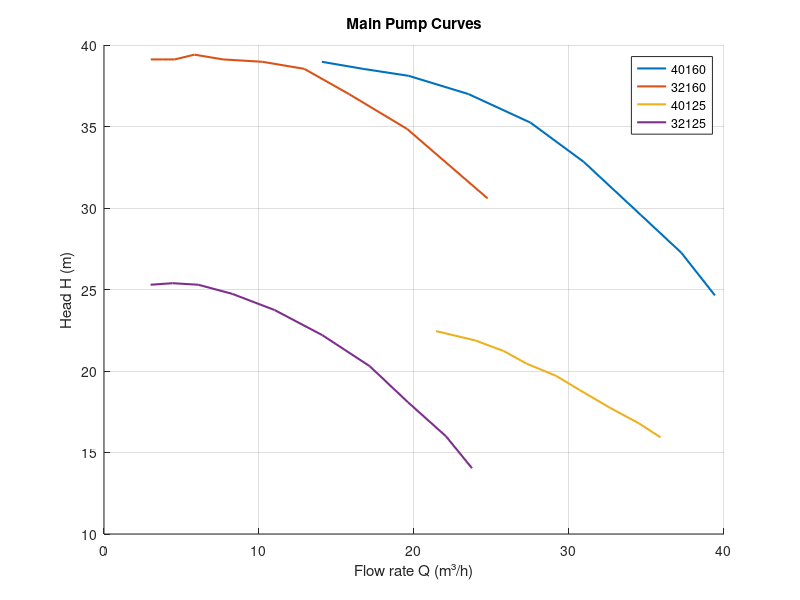
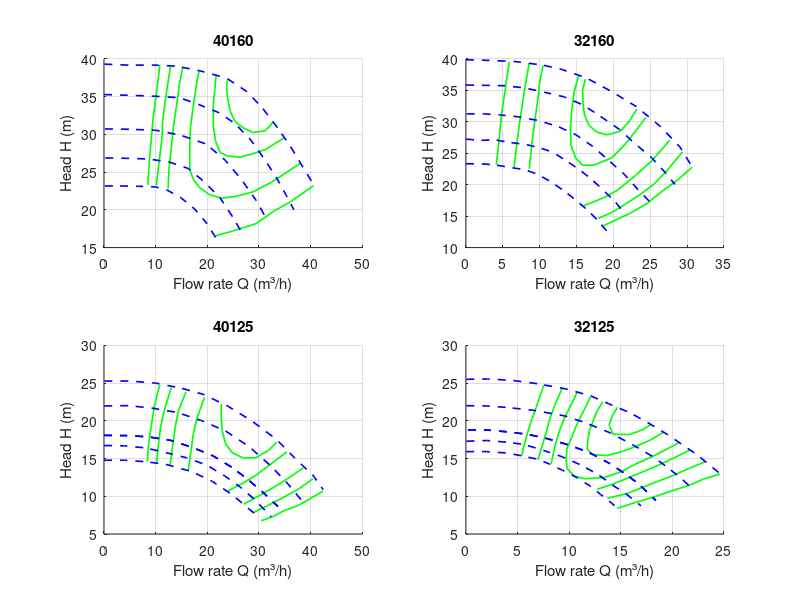
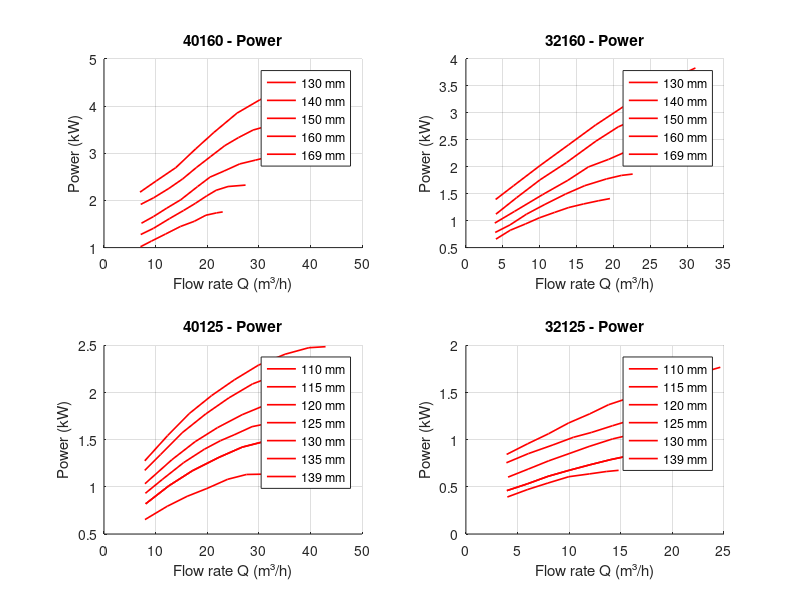

Write MATLAB code to recreate these figures, in order.
%% Pump_selection ||  Alireza Bayati

clc; clear; close all

%% Raw data from pumpiran catalogue curves _________________________________
% _________________________________________________________________________


%% Raw curve data for pump selection 
data_40160 = [14.052603880951779, 38.97004483690849
16.714610887351647, 38.53679413250401
19.65967755390328, 38.10836010649065
23.51679790820208, 36.98901221838407
27.510212643184033, 35.23976494003907
30.94861246085109, 32.830887804747796
34.62721211998662, 29.577828301058357
37.25177495079102, 27.24962845628354
39.41123559698748, 24.641247027597977
];
data_32160 = [3.017102858382947, 39.11554145341729
3.752730482212094, 39.11554145341729
4.564423580033716, 39.11554145341729
5.838193735801033, 39.40816637131045
7.679723021001228, 39.11554145341729
10.215636389691817, 38.97004483690849
12.9220464873141, 38.53679413250401
15.807798193715213, 36.98901221838407
19.557055595215246, 34.847985740214774
24.75017916523709, 30.58667377270941
];
data_40125 = [21.426387054714684, 22.44924096618746
23.965590348897653, 21.87119817517221
25.776629865554355, 21.22878062114134
27.2639126828828, 20.452228712025363
29.161480945911624, 19.70408318565522
30.67291222256794, 18.842344604647124
32.627659405550645, 17.751697510013724
34.51283409740254, 16.786620655038664
35.89878716071308, 15.933276933942082
];
data_32125 = [3.005554548170653, 25.29250056624032
4.421458372770836, 25.386931385369106
6.0822385554184795, 25.29250056624032
8.274364902244336, 24.73324635898386
11.008289767998583, 23.739866596767996
14.084552169169084, 22.199660820651278
17.137140655608388, 20.300360906474648
19.60888922898169, 18.085565509364514
22.064376926623567, 15.992764622331686
23.741383269777014, 14.03712334691664
];


%% pump 40160 data (impeller,efficiency,power)-----------------------------
impellar_data_40160_130 = [0.17552759898881032, 23.16919750548353
2.9177681925699166, 23.17205847636885
6.604340233536517, 23.1289563084408
10.021465098500256, 23.03862467032392
12.361926887341841, 22.57158289858562
15.02044890665574, 21.541492676383548
17.456166955629932, 20.182531505855614
19.85030712444285, 18.26014667556747
21.976969966059187, 15.961895932574897
];
impellar_data_40160_140 = [0.2432059758333942, 26.87818830191216
4.289416127433583, 26.83546134328055
8.470771977493694, 26.745927024918586
12.47399721407097, 26.374516722609332
16.300498872027045, 25.486490120270215
19.277643935757908, 23.799455321171344
22.43742212452883, 21.64312749455556
24.925411518612723, 19.063563581560338
27.007963817316835, 16.62442174775617
];
impellar_data_40160_150 = [0.17517584027340183, 30.72788258450417
4.8507526854823695, 30.68581224214132
10.021394746757172, 30.550361686128046
14.835494174093984, 29.89810722543669
19.787553369613985, 28.729564772849855
23.48678872433529, 26.573799760178723
26.603863405055623, 24.041840526668782
29.40738036686088, 21.321760732158406
31.80743008209266, 18.41346657432349
];
impellar_data_40160_160 = [0.013015072470112354, 35.28170401301976
4.59896379699301, 35.192591805116294
9.994379677413804, 35.05737575491328
14.580891215881358, 34.87436742057679
18.272528582349835, 33.98620011475151
22.32521109431354, 32.863667702140106
25.435813414670363, 31.41151392260996
28.551199653556733, 29.16124306839909
31.219008102957414, 26.58186676005209
33.571570391609065, 24.096058270003738
35.292796137845635, 21.93822960620221
36.78784103007458, 20.014906752672974
];
impellar_data_40160_169 = [0.07872360050840843, 39.31933125196399
4.799818023491229, 39.18341168433017
9.654932517044662, 39.18847700983205
13.926479301735498, 39.05208843057768
18.515523502953986, 38.446547527292566
23.73618565355987, 37.46607873454411
27.56775263701783, 35.732986994307765
30.547430363499632, 33.62341962626027
33.665912079081615, 30.856720076667767
36.15333865922084, 28.371052290105574
38.55226274656331, 25.65055038513671
40.815196914528876, 23.117700029547738
];

% efficiency data ---------------------------------------------------------
efficiency_data_40160_45 = [8.486101864525228, 23.32554552559432
8.865891883174614, 27.117987354805628
9.493633984063253, 32.048806811368266
10.283452080171692, 36.113980424345925
10.823457290421825, 39.257373951230406
];

efficiency_data_40160_50 = [10.136448594266247, 23.225186183739883
10.725206859335655, 26.693724129660797
11.21831981838557, 29.295375696250687
11.352483759319526, 31.678692971537973
11.992786284636793, 35.147479024608096
12.887553704860006, 38.99655131062602
];

efficiency_data_40160_55_left = [12.408117652410157, 22.802907815788707
12.591965049972918, 25.403070739483358
13.080891200879956, 28.492066773904085
13.470915639434155, 31.093222126195567
14.065721516265492, 33.85781806302749
14.608517931944212, 36.67631527802473
15.259520078071054, 38.89966546886048
];

efficiency_data_40160_55_right = [21.636959281481698, 16.565742191861258
24.82758620689655, 17.176768073572035
29.458196012918116, 18.173786652662393
32.846161162133896, 19.81464328394622
36.134294197187295, 21.075958003729877
40.60050200346523, 23.209369352977905
];

efficiency_data_40160_60 = [18.458520619771658, 38.53600241490959
18.006717501064795, 37.125885432388735
17.660794108282232, 35.39136835227907
17.263791656156577, 33.60245377970566
16.770213496201894, 31.054951598430307
16.63279314893459, 29.050680020344785
16.59753092035347, 27.155203427186756
16.612417349305918, 25.422423097121545
17.294587956051956, 24.017764471883257
18.540954220095852, 22.94073133717348
20.40445600439977, 22.029123644197806
22.779678783944163, 21.553192105230508
25.509663773461636, 21.782939325396658
28.906467739867928, 22.39495763570427
32.55494539575158, 23.71215849084691
38.04924720155812, 26.175428294966316
];

efficiency_data_40160_64 = [21.71232182805348, 37.79354177090613
21.47041735757616, 35.9512221344658
21.17882943047004, 33.89205684961812
21.20301987751777, 31.076288813262153
21.58011173091953, 29.18279707729778
22.469854981371288, 27.61668272471271
23.96882533670208, 27.136533364208887
26.341256910817886, 26.98549813712882
29.068915895811543, 27.485992283867656
31.22958801807875, 27.983757251965216
34.824660610095485, 29.5173075412168
];

efficiency_data_40160_66 = [23.882763169320725, 37.15416964739839
23.736038803958138, 36.23288577560362
23.954311068473437, 34.82599418602247
24.43263063875186, 33.149596205614664
25.372987747641947, 31.69202873080788
26.926293568649182, 30.887231165566032
28.839013608677135, 30.24661850631226
31.2081887764596, 30.474628976433955
32.84737068448627, 31.673854882128428
];

efficiency_data_40160_675 = [28.851480992924813, 34.79541497988264
];

% Power data 
Power_data_40160_130 = [7.068062827225131, 1.0179640718562872
9.18848167539267, 1.137724550898204
11.921465968586386, 1.2874251497005984
14.795811518324605, 1.447105788423154
17.481675392670155, 1.55688622754491
19.743455497382197, 1.6866267465069864
21.81675392670157, 1.7365269461077846
22.994764397905758, 1.756487025948104
];
Power_data_40160_140 = [7.115183246073298, 1.2774451097804391
9.565445026178008, 1.407185628742515
12.722513089005233, 1.6167664670658684
15.408376963350786, 1.7864271457085832
17.670157068062828, 1.9361277445109781
19.8848167539267, 2.0958083832335332
21.722513089005233, 2.2155688622754495
24.031413612565444, 2.295409181636727
27.42408376963351, 2.3253493013972055
];
Power_data_40160_150 = [7.256544502617801, 1.5169660678642716
9.565445026178008, 1.6566866267465068
12.157068062827225, 1.8363273453093814
14.890052356020941, 2.0159680638722555
18.141361256544503, 2.295409181636727
20.544502617801047, 2.49500998003992
23.27748691099476, 2.624750499001996
26.29319371727749, 2.7744510978043913
29.308900523560208, 2.8542914171656686
32.324607329842934, 2.9341317365269464
];
Power_data_40160_160 = [7.115183246073298, 1.9161676646706587
9.612565445026178, 2.0558882235528944
12.581151832460733, 2.255489021956088
15.219895287958114, 2.455089820359282
17.858638743455497, 2.694610778443114
20.68586387434555, 2.9341317365269464
23.418848167539267, 3.163672654690619
26.05759162303665, 3.3333333333333335
28.884816753926703, 3.4930139720558886
31.806282722513085, 3.5828343313373257
34.16230366492147, 3.6726546906187627
36.70680628272251, 3.7325349301397206
];
Power_data_40160_169 = [6.973821989528795, 2.1756487025948106
10.130890052356019, 2.415169660678643
13.900523560209425, 2.694610778443114
17.76439790575916, 3.093812375249501
21.298429319371724, 3.44311377245509
25.77486910994764, 3.852295409181637
30.157068062827225, 4.131736526946108
34.25654450261781, 4.3213572854291415
38.30890052356021, 4.471057884231537
41.84293193717278, 4.590818363273453
];




%% pump 32160 data (impeller,efficiency,power)-----------------------------
impellar_data_32160_130 = [0, 23.33333333333333
2.029974659442508, 23.33333333333333
3.948576868691112, 23.16091954022988
5.910090021980484, 22.758620689655164
7.871533173729822, 22.413793103448267
9.620241645316199, 21.724137931034477
11.454842006524142, 20.51724137931034
13.24709143601159, 19.08045977011494
14.996919932238509, 17.471264367816083
16.576224676942893, 15.862068965517231
17.942374732244108, 14.25287356321838
19.35157573466616, 12.298850574712638
];

impellar_data_32160_140 = [0.021560474330435397, 27.241379310344822
2.110686435101572, 27.068965517241374
4.0290086381900405, 27.12643678160919
5.905259915718147, 26.724137931034477
7.994525879569349, 26.436781609195396
9.870917160177523, 25.91954022988505
11.790219384826468, 25.172413793103445
13.625029750654512, 23.793103448275858
15.374578240721295, 22.413793103448267
16.996373920226244, 20.91954022988505
18.575818668010694, 19.195402298850567
20.240735296176513, 17.298850574712638
21.692777241099304, 15.172413793103438
];

impellar_data_32160_150 = [0.10192224228933044, 31.264367816091948
2.5318857014854323, 31.264367816091948
4.706273538017836, 31.0919540229885
7.093956067033475, 30.80459770114942
9.737774231033082, 30.229885057471257
12.509975219454827, 29.252873563218387
14.941548714071708, 27.931034482758616
17.20322847102636, 26.0919540229885
19.380136362999984, 23.850574712643674
21.471712377672308, 21.66666666666666
23.2650818318003, 19.310344827586203
24.88743752362552, 17.356321839080458
];

impellar_data_32160_160 = [0.01106024332535327, 35.86206896551724
2.69687933134529, 35.80459770114942
5.169543729962059, 35.7471264367816
7.940974701443431, 35.40229885057471
10.627563806403742, 34.712643678160916
13.35685385078472, 33.9655172413793
15.958951096924132, 32.643678160919535
18.263191790219384, 30.862068965517235
20.823568118498606, 28.793103448275858
22.91521413471096, 26.55172413793103
25.177383902445854, 24.3103448275862
26.97068335503381, 22.011494252873558
28.337253419575227, 20.057471264367813
];

impellar_data_32160_169 = [0, 39.88505747126436
3.203620479650552, 39.77011494252873
6.656936452601957, 39.59770114942528
10.451789939378667, 39.02298850574712
13.010486230697076, 38.33333333333333
16.294678482926624, 37.01149425287356
19.750444509779214, 34.82758620689655
23.121228667030675, 32.41379310344827
26.322329091240007, 29.3103448275862
29.01206826550184, 26.034482758620683
30.806767748890472, 22.58620689655172
];

% efficiency data ---------------------------------------------------------
efficiency_data_32160_45_left = [4.122681485336208, 23.216555774448945
4.499219417908783, 27.184886443891017
4.826599264022599, 31.153402966211942
5.302289707467568, 34.922871055272644
5.8726721926922645, 39.55209456194476
];

efficiency_data_32160_45_right = [18.714176857599526, 13.501654090621862
20.479686280340484, 14.487417760101103
22.196316395940975, 15.407203657584652
24.598093149462883, 17.05218748838419
26.75240679478125, 19.09508233282534
28.71176077017433, 20.741738839534623
30.66944206965766, 22.78537709549121
];

efficiency_data_32160_50_left = [6.53310039772516, 22.810467234137455
6.91047466825261, 26.580307028955875
7.384492435787831, 30.746756867263873
8.003754228152992, 35.44195814593168
8.577203285878898, 39.343381778983755
];

efficiency_data_32160_50_right = [17.922908225848417, 14.629409359550976
19.93392930156488, 15.680407389510457
21.649165520573913, 16.93101141136676
23.462160353863883, 18.313570977214432
25.519272943537896, 20.092183027915098
27.230885031409137, 22.202914173140538
29.38101698695313, 25.238263390699924
];

efficiency_data_32160_55_left = [8.598855146266214, 22.53800691372709
8.926792551016614, 26.374196186298924
9.352767349366239, 30.276177377987583
9.78041482362562, 33.78117682042894
9.96784745195703, 35.963833029773625
10.4468832472215, 38.939337620339735
];

efficiency_data_32160_55_right = [15.9482213879493, 16.6217522209419
18.695498643273986, 17.93461695721667
20.558487900977585, 19.118499795561835
23.006356168457046, 21.491097647102553
25.208712782961012, 23.79846113816303
27.65267813998439, 27.097349737947443
];

efficiency_data_32160_58_left = [10.717949671040405, 21.27290636731963
10.850369847228933, 24.84518455190871
11.131379400066905, 28.152250678363004
11.608742519421625, 31.52473701817641
12.085826859458052, 34.963386982864364
12.710385458870757, 38.40147938891573
];

efficiency_data_32160_58_right = [13.923818904954835, 18.746608184960785
16.77024867115192, 19.860610340854176
19.760807344905775, 21.768018436605583
22.209233171021822, 24.008289038397205
24.068040738951044, 26.184626249860607
26.317603984685725, 28.95494926216407
];

efficiency_data_32160_60 = [15.271066423818905, 37.333197041222164
14.691763000408876, 34.821209530535626
14.359922685202395, 31.91131100620748
14.174441512099023, 29.26550942274096
14.236144667880904, 26.287960450507374
14.883841950711815, 24.234471991971155
15.822584841839202, 23.106159164405458
17.346485522060735, 23.100397725160764
19.79937181726945, 24.282050328959592
21.70677991302085, 26.59052893729324
23.123443482139535, 28.702375199791845
24.39319035051853, 30.682451771177934
];

efficiency_data_32160_62 = [16.207300301081663, 36.80035683752741
15.821283871687172, 35.08158941382001
15.879084117012972, 33.03033118983013
16.083801063078468, 31.11084265695275
16.68066758354087, 29.454521800542686
17.71744786826748, 28.392000892093815
19.09582574434078, 27.923651637363864
20.961324015909007, 28.512061851838087
22.232186001561164, 30.227483923725977
23.158662602683716, 32.01037059064045
];

efficiency_data_32160_636 = [19.804203992119838, 34.80188083113407
];
% power data 
Power_data_32160_130 = [4.063807531380754, 0.6567411083540118
6.016387726638774, 0.8221670802315963
8.060495118549513, 0.9379652605459059
9.982566248256624, 1.053763440860215
12.026673640167365, 1.153019023986766
13.94874476987448, 1.2440033085194377
15.962343096234314, 1.3101736972704714
17.945432357043238, 1.368072787427626
19.531903765690377, 1.4094292803970223
];
Power_data_32160_140 = [3.972280334728034, 0.7808105872622
5.985878661087867, 0.9214226633581468
8.213040446304046, 1.119933829611249
10.714783821478383, 1.3019023986765923
13.49110878661088, 1.4921422663358146
16.11488842398884, 1.6492969396195205
19.04375871687587, 1.7733664185277092
21.08786610878661, 1.8395368072787428
22.61331938633194, 1.864350703060381
];
Power_data_32160_150 = [3.9112622036262206, 0.9545078577336641
6.5655509065550905, 1.1695616211745246
10.409693165969317, 1.4838709677419355
13.826708507670851, 1.7485525227460714
16.60303347280335, 1.9966914805624487
19.34884937238494, 2.1373035566583956
22.796373779637378, 2.344086021505377
25.481171548117157, 2.385442514474773
];
Power_data_32160_160 = [4.063807531380754, 1.119933829611249
6.870641562064158, 1.425971877584781
10.043584379358439, 1.7568238213399505
13.643654114365413, 2.0794044665012406
17.640341701534172, 2.4764267990074442
20.66073919107392, 2.7411083540115797
24.56589958158996, 2.972704714640199
28.715132496513252, 3.1629445822994215
];
Power_data_32160_169 = [4.033298465829847, 1.3928866832092641
6.474023709902372, 1.6492969396195205
10.043584379358439, 2.021505376344086
13.94874476987448, 2.4102564102564106
17.579323570432358, 2.774193548387097
21.240411436541144, 3.105045492142267
24.932008368200837, 3.4110835401157984
27.982914923291492, 3.634408602150538
31.125348675034868, 3.83291976840364
];


%% pump 40125 data (impeller,efficiency,power) ----------------------------
impellar_data_40125_110 = [0, 14.777495315854129
3.9435932672382763, 14.780985159633211
8.027548051271234, 14.585864116340534
11.980633693588613, 14.23164497276371
16.946611594346763, 13.282136032559468
20.992527081187724, 11.974103808117533
24.953360176694666, 10.149303272077528
29.048831445198594, 7.7681828616098585
];

impellar_data_40125_115 = [0.026034234591951755, 16.72506080083384
3.9335425171545206, 16.688766425531387
8.017916082440967, 16.41415449615962
12.016369693886414, 15.781756027347967
15.971130461217756, 15.10957333945478
19.92756635356305, 14.11942710724523
23.403380960653173, 12.691654465138786
26.396480376220666, 11.223709843530916
29.127003945850035, 9.596550793512925
32.38791397302428, 7.294184524326543
];

impellar_data_40125_120 = [0, 18.076367088136394
4.497152287476268, 18.040615577421796
8.493093211400774, 17.885162425084687
12.929731607747764, 17.41213348885111
17.32518984750158, 16.42237501706146
21.238351676986262, 15.312953679691283
24.758277909443976, 13.845474370587286
27.751796106264965, 12.298038862900324
30.74636125621967, 10.551876140015633
33.69786173394051, 8.646692868930778
];

impellar_data_40125_125 = [0, 20.14313012619275
4.354766661289723, 20.067516844312642
8.57063754017198, 19.83276668610639
13.359331376952762, 19.20106618605055
17.974719571664327, 18.132010708391757
22.371643545805366, 16.864034135325284
26.772127160601055, 14.92038503058654
30.95519350795994, 12.579087615242393
34.127880284399, 10.356134680051124
36.772065118933874, 8.450679976672333
];

impellar_data_40125_130 = [0.042296906602474316, 21.97149805809582
4.783528867987741, 22.015431313670263
9.526854735640457, 21.66191013884925
14.183423086945195, 21.109584196746535
18.84271351639761, 20.04056749512973
23.54758130560484, 18.65362602523855
28.168413656611776, 16.551189028551576
32.26451309699594, 14.050832288965271
35.305074387958946, 11.907253911727114
38.43574344529786, 9.326553213137945
];

impellar_data_40125_135 = [0.07635778188631459, 23.839572656996438
4.686511210929259, 23.764153255326278
8.85785168319043, 23.648600650196673
13.074978905833158, 23.17537783375315
17.601515677929296, 22.3049720192081
21.822621322480174, 21.076585785013215
25.342128773684404, 19.688597361988315
28.246167376009723, 18.459047846533732
31.503727153156056, 16.79260866598007
34.323102145400846, 14.966799952848334
37.05530084004417, 13.02167735851398
39.611890595724084, 11.076399660011663
];

impellar_data_40125_139 = [0.06881971932349762, 25.27040860642007
5.073674479780621, 25.27482907520691
9.992190505143252, 25.00095389063295
14.956702671514192, 24.329663051705527
19.30742111402017, 23.498847576032063
23.969224230993532, 21.952885557940714
28.589219019493488, 20.00943033341192
33.38754482510454, 17.549439453536998
36.86859419786328, 15.128030735441925
40.52504311895869, 12.746522564554358
42.46658280701319, 10.880192887543274
];

% efficiency data ---------------------------------------------------------
efficiency_data_40125_50_left = [8.39037284362827, 14.589336136358952
8.64895195696531, 17.01137698633525
9.16100908922278, 19.341752715431067
9.775273604155073, 22.037655351511777
10.79549248747913, 24.77884952286733
];

efficiency_data_40125_50_right = [30.443238731218692, 6.75158185453121
32.67659061398627, 7.297759640553185
34.96123168243368, 8.11810836991694
37.65145613058801, 8.800933654856859
39.88545724355407, 9.667037655351507
42.42413281394917, 10.669943733382794
];

efficiency_data_40125_55_left = [10.216657391949544, 14.541777448010055
10.57698015210536, 17.100826480347905
10.987293637544054, 19.29419402708217
11.701910591726952, 21.441548671654402
13.026989426822485, 24.410952410395925
];

efficiency_data_40125_55_right = [28.821925431274344, 7.804416826397905
31.817195325542563, 8.806859168573133
34.76182526432944, 9.855056781879263
37.90966425524021, 11.04015952513448
40.44889630866258, 12.317288072713776
];

efficiency_data_40125_60_left = [12.803283249860879, 14.173519652095052
13.264607679465776, 16.5039469073971
13.828324986087921, 19.291308559533377
14.441383787794472, 21.393062511593392
15.866815062140606, 23.813918258826437
];

efficiency_data_40125_60_right = [27.04859951771471, 8.948813866732618
30.34872936375441, 10.179465776293824
33.54748655166017, 11.455924483192149
36.74652198107957, 12.869494424864481
38.625486922648854, 13.781662853727404
];

efficiency_data_40125_65_left = [16.302170283806344, 13.347296935221252
16.814412910406233, 15.769080154166407
17.27592283435355, 18.19091489931779
17.99053978853645, 20.33826954389002
19.46735299573363, 23.078999979389515
];

efficiency_data_40125_65_right = [23.957429048414024, 10.688699272449966
27.00361713967724, 11.782497578268305
29.643943609719898, 12.876708093736472
32.08171025783714, 14.153939693728226
35.433593025412726, 15.887281271254555
];

efficiency_data_40125_68 = [22.712483769245033, 22.20733114862219
22.70877388239658, 20.379181351635438
22.908180300500835, 18.642232939673114
23.564273789649416, 16.950524536779405
24.77953997403079, 15.806694284713199
26.959562233351882, 15.07321873905068
29.445557410498978, 15.116397699870149
31.83194212576516, 16.073754611595454
33.50834724540901, 17.168944124981962
];

efficiency_data_40125_70 = [29.40335744759785, 19.3211937591459
];
% power data
Power_data_40125_110 = [7.939765458422174, 0.6528985507246379
12.257462686567164, 0.794202898550725
16.0954157782516, 0.8992753623188408
19.933368869936032, 0.982608695652174
23.97121535181237, 1.0804347826086957
27.609275053304906, 1.1311594202898554
30.927505330490405, 1.1347826086956525
];
Power_data_40125_115 = [8.059701492537313, 0.8195652173913046
12.577292110874199, 1.011594202898551
17.134861407249467, 1.1710144927536235
22.252132196162044, 1.3123188405797102
26.769722814498934, 1.4210144927536232
31.687100213219615, 1.4898550724637682
34.88539445628998, 1.5079710144927538
];
Power_data_40125_120 = [8.019722814498932, 0.8231884057971017
13.33688699360341, 1.0478260869565221
17.734541577825155, 1.1891304347826088
21.892324093816633, 1.3050724637681161
26.409914712153515, 1.4210144927536232
31.367270788912577, 1.4934782608695654
34.72547974413646, 1.5079710144927538];
Power_data_40125_125 = [8.019722814498932, 0.9318840579710148
11.257995735607675, 1.0768115942028988
15.455756929637525, 1.2579710144927538
19.45362473347548, 1.3992753623188408
22.571961620469082, 1.4898550724637682
25.210554371002132, 1.551449275362319
28.688699360341147, 1.6384057971014494
31.966950959488273, 1.6746376811594204
36.64445628997868, 1.7108695652173913];
Power_data_40125_130 = [7.939765458422174, 1.0333333333333337
13.136993603411513, 1.2869565217391306
17.6545842217484, 1.478985507246377
21.972281449893387, 1.627536231884058
26.769722814498934, 1.7652173913043478
31.727078891257996, 1.877536231884058
36.04477611940298, 1.9391304347826088
38.923240938166316, 1.953623188405797];
Power_data_40125_135 = [7.899786780383796, 1.1746376811594206
10.938166311300638, 1.341304347826087
15.135927505330487, 1.5731884057971017
19.693496801705756, 1.772463768115942
24.171108742004265, 1.942753623188406
28.768656716417915, 2.091304347826087
33.486140724946694, 2.1891304347826086
37.603944562899784, 2.232608695652174
40.84221748400852, 2.243478260869565];
Power_data_40125_139 = [7.899786780383796, 1.2760869565217392
12.337420042643922, 1.544202898550725
16.49520255863539, 1.7760869565217392
20.852878464818758, 1.9681159420289855
25.250533049040506, 2.134782608695652
29.928038379530918, 2.2905797101449274
35.085287846481876, 2.4065217391304348
39.68283582089552, 2.47536231884058
42.921108742004265, 2.486231884057971];


%% pump 32125 data (impeller,efficiency,power)-----------------------------
impellar_data_32125_110 = [0.019989982469321266, 15.920000000000002
2.025499624342599, 15.920000000000002
4.0313999499123465, 15.723636363636366
5.392997746055596, 15.363636363636365
6.969666917104932, 14.905454545454546
8.081096919609315, 14.283636363636365
9.37204608064112, 13.432727272727274
10.7706937139995, 12.450909090909093
12.098041572752315, 11.305454545454545
13.031254695717507, 10.258181818181818
14.107913849236162, 9.112727272727277
14.969631855747554, 8
];

impellar_data_32125_115 = [0.05306786877034808, 17.294545454545457
2.058382168795392, 17.392727272727274
3.992722263961933, 17.163636363636364
5.640691209616829, 16.869090909090907
7.504512897570748, 16.083636363636366
9.332652141247184, 15.232727272727274
11.125434510393188, 14.152727272727274
12.847047332832457, 12.843636363636366
14.246541447533183, 11.436363636363637
15.53807663410969, 10.290909090909093
16.97370899073378, 8.720000000000002
];

impellar_data_32125_120 = [0.1933233158026546, 18.8
1.9481442524417734, 18.8
4.02580015026296, 18.53818181818182
5.996148259454045, 18.21090909090909
7.931204608064111, 17.621818181818185
9.866651640370648, 16.836363636363636
11.90999248685199, 15.821818181818182
13.882554470323065, 14.381818181818183
15.497054845980461, 12.90909090909091
16.68128224392687, 11.69818181818182
18.404783370899068, 9.440000000000001
];

impellar_data_32125_125 = [0.15432006010518418, 20.403636363636366
2.0880090157776108, 20.501818181818184
3.9864713248184316, 20.305454545454545
5.706000500876533, 20.043636363636367
7.85580265464563, 19.520000000000003
10.078011520160281, 18.603636363636365
12.085604808414725, 17.55636363636364
14.093719008264461, 16.24727272727273
15.815201602804905, 15.003636363636366
17.178948159278736, 13.563636363636366
18.542564487853742, 12.189090909090911
20.086481342349106, 10.192727272727275
];

impellar_data_32125_130 = [0.04369146005509661, 22.007272727272728
2.013453543701477, 21.974545454545456
3.947728524918608, 21.77818181818182
6.598647633358378, 21.385454545454547
9.536719258702728, 20.665454545454548
11.508174305033808, 19.78181818181818
13.981983471074379, 18.407272727272726
16.31319308790383, 16.705454545454547
18.214325068870522, 15.167272727272728
19.61388429752066, 13.72727272727273
20.79824192336589, 12.450909090909093
21.87535687453043, 11.076363636363638
];

impellar_data_32125_139 = [0.03672426746806945, 25.509090909090908
2.1137941397445523, 25.541818181818183
4.406130728775357, 25.37818181818182
6.913929376408714, 24.92
9.672872526922113, 24.232727272727274
12.074144753318304, 23.316363636363636
13.831049336338591, 22.26909090909091
15.910593538692709, 21.05818181818182
17.596328575006257, 19.78181818181818
19.49752566992236, 18.21090909090909
21.004457801152018, 16.803636363636365
22.403756574004507, 15.494545454545456
23.588244427748556, 14.152727272727274
24.88036563986977, 12.712727272727275
];

% efficiency data ---------------------------------------------------------
efficiency_data_32125_50_left = [5.393914557934639, 15.36280019290307
5.647806976994062, 16.79726437465174
5.9014395266378665, 18.101294099714895
6.29942953665783, 19.86166451358193
6.805265354159537, 21.7523344519379
7.311490975784671, 23.838656075322152
7.564278949827712, 24.718773816157384
];

efficiency_data_32125_50_right = [14.668329164594795, 8.405516228095383
16.42712536950183, 9.18591907566448
18.1140027136364, 9.868586035517158
19.87286388589734, 10.68159749725763
21.703449016869026, 11.494519004200395
22.996039490156203, 12.27550655795463
24.611192875580024, 12.958263472605019
];

efficiency_data_32125_55_left = [6.970802171908617, 14.839083360611296
7.368857149282486, 16.632062388649707
7.766782191948548, 18.359824188345357
8.09311321061167, 20.152893171181482
8.59888406075947, 22.01095449536608
9.32073632999418, 24.32526655355684
];

efficiency_data_32125_55_right = [13.702719383509788, 9.743683798891059
15.532849743004142, 10.328345006634166
17.040677059777465, 11.141671310166643
18.656220249324715, 12.020079909845307
20.271698471518064, 12.865879895352586
21.636142838223797, 13.711994722651868
23.14403512235102, 14.557929640355724
];

efficiency_data_32125_59_left = [8.260664016331795, 14.250509119167619
8.478889358097558, 15.782844120829285
8.76896859328188, 17.38030639603599
9.13070681982304, 18.94507010227361
9.600160919138137, 20.57491610465741
10.24905484993791, 22.269754448389687
10.79010297325594, 23.834293267633015
];

efficiency_data_32125_59_right = [12.700922786299888, 10.918853276228695
14.208490233657592, 11.601745123075656
15.788171443849468, 12.480198700153176
17.403779600750628, 13.391215914003215
19.091306618424245, 14.399969015569678
21.712674381123488, 16.12494221653619
];

efficiency_data_32125_60 = [12.043972903615934, 23.180546775245443
11.683144220029437, 22.07230366740713
11.250461643024384, 20.898933286023777
10.781722184602241, 19.62778203952514
10.312333052641051, 18.030544651312717
9.807016973970583, 16.400743626327774
9.69650750497875, 14.933490920812295
9.80155971624259, 13.661620035931946
10.516850282732928, 12.682462062813437
11.52027106379045, 12.322507939760273
13.385418827039416, 12.483212185876601
15.072491073235703, 13.26370498824341
16.473187223420236, 14.305426523172109
18.052998368319923, 15.249097328592384
20.63876402107941, 17.104549963643272
];

efficiency_data_32125_62 = [13.261980854620553, 22.52684526025672
12.685655458132292, 21.255828945954658
12.324501937776272, 19.984542767259455
11.963283450066342, 18.68064797439287
11.817431740550376, 17.47430915964728
11.743303989745158, 16.267880390103976
12.243942418934488, 15.54986119474964
13.606372797669177, 15.385108982736178
15.077753428901978, 15.905002736125098
16.549588831612116, 16.653156788713673
17.9858221243825, 17.53179027538662
19.135354484371607, 18.50860942376456
];

efficiency_data_32125_63 = [14.69503074704961, 21.807656652532103
14.226875994812612, 20.82998293357588
13.865397637687064, 19.39565368402378
14.257540585855608, 18.221248822466713
15.871264689493533, 18.186616225346768
17.127733314009713, 18.837214299814345
17.91806117425994, 19.521005694638447
];

efficiency_data_32125_635 = [16.4141968660748, 20.69680485556008
];

% Powe data
Power_data_32125_110 = [4.014909478168265, 0.3924050632911389
5.999290024849131, 0.47257383966244704
7.937522186723465, 0.5400843881856536
9.968051118210862, 0.6075949367088604
11.952431664891728, 0.6371308016877635
13.590699325523607, 0.6624472573839659
14.790557330493431, 0.6751054852320673
];
Power_data_32125_115 = [3.9687610933617337, 0.4599156118143457
5.953141640042599, 0.5316455696202529
7.960596379126731, 0.6118143459915608
9.991125310614128, 0.6751054852320673
12.021654242101526, 0.7341772151898733
14.029108981185658, 0.7890295358649786
16.61341853035144, 0.8481012658227847
];
Power_data_32125_120 = [3.9687610933617337, 0.5232067510548519
5.999290024849131, 0.6118143459915608
7.960596379126731, 0.6877637130801684
9.968051118210862, 0.7637130801687761
11.975505857294994, 0.8354430379746833
14.006034788782394, 0.8902953586497888
15.87504437344693, 0.9409282700421939
18.27476038338658, 0.9789029535864975
];
Power_data_32125_125 = [4.084132055378063, 0.6033755274261601
6.022364217252395, 0.6877637130801684
8.029818956336529, 0.7763713080168773
9.991125310614128, 0.852320675105485
11.929357472488464, 0.9282700421940926
14.213702520411786, 1.0084388185654007
16.221157259495918, 1.0590717299578056
18.06709265175719, 1.1054852320675104
19.843805466808664, 1.1434599156118141
];
Power_data_32125_130 = [3.9226127085552007, 0.7552742616033754
6.045438409655663, 0.852320675105485
8.445154419595314, 0.9451476793248943
10.406460773872915, 1.0253164556962024
12.137025204117856, 1.0759493670886076
14.190628328008518, 1.1476793248945145
16.08271210507632, 1.210970464135021
18.020944266950657, 1.2742616033755274
19.95917642882499, 1.3248945147679323
21.38977635782748, 1.3628691983122363
];
Power_data_32125_139 = [3.9456869009584667, 0.8438818565400841
5.999290024849131, 0.9578059071729956
8.006744763933263, 1.063291139240506
9.944976925807598, 1.1772151898734176
11.998580049698262, 1.2742616033755274
13.821441249556266, 1.371308016877637
16.036563720269793, 1.4514767932489452
18.482428115015974, 1.5569620253164556
20.859069932552362, 1.641350210970464
22.635782747603834, 1.7046413502109705
24.64323748668797, 1.7679324894514767
];




%% data structure control _________________________________________________

Q_40160 = data_40160(:,1);   
H_40160 = data_40160(:,2);   

Q_32160 = data_32160(:,1);   
H_32160 = data_32160(:,2);   

Q_32125 = data_32125(:,1);   
H_32125 = data_32125(:,2);   

Q_40125 = data_40125(:,1);   
H_40125 = data_40125(:,2);   


% 40160 -------------------------------------------------------------------
pump(1).name = '40160';
pump(1).Q = Q_40160;
pump(1).H = H_40160;
pump(1).imp(1).D = 130;
pump(1).imp(1).Q = impellar_data_40160_130(:,1); 
pump(1).imp(1).H = impellar_data_40160_130(:,2);  

pump(1).imp(2).D = 140;
pump(1).imp(2).Q = impellar_data_40160_140(:,1); 
pump(1).imp(2).H = impellar_data_40160_140(:,2);

pump(1).imp(3).D = 150;
pump(1).imp(3).Q = impellar_data_40160_150(:,1); 
pump(1).imp(3).H = impellar_data_40160_150(:,2);

pump(1).imp(4).D = 160;
pump(1).imp(4).Q = impellar_data_40160_160(:,1); 
pump(1).imp(4).H = impellar_data_40160_160(:,2);

pump(1).imp(5).D = 169;
pump(1).imp(5).Q = impellar_data_40160_169(:,1); 
pump(1).imp(5).H = impellar_data_40160_169(:,2);

pump(1).eff(1).eta = 45;
pump(1).eff(1).branch(1).Q = efficiency_data_40160_45(:,1);
pump(1).eff(1).branch(1).H = efficiency_data_40160_45(:,2);

pump(1).eff(2).eta = 50;
pump(1).eff(2).branch(1).Q = efficiency_data_40160_50(:,1);
pump(1).eff(2).branch(1).H = efficiency_data_40160_50(:,2);

pump(1).eff(3).eta = 55;
pump(1).eff(3).branch(1).Q = efficiency_data_40160_55_left(:,1);
pump(1).eff(3).branch(1).H = efficiency_data_40160_55_left(:,2);
pump(1).eff(3).branch(2).Q = efficiency_data_40160_55_right(:,1);
pump(1).eff(3).branch(2).H = efficiency_data_40160_55_right(:,2);

pump(1).eff(4).eta = 60;
pump(1).eff(4).branch(1).Q = efficiency_data_40160_60(:,1);
pump(1).eff(4).branch(1).H = efficiency_data_40160_60(:,2);

pump(1).eff(5).eta = 64;
pump(1).eff(5).branch(1).Q = efficiency_data_40160_64(:,1);
pump(1).eff(5).branch(1).H = efficiency_data_40160_64(:,2);

pump(1).eff(6).eta = 66;
pump(1).eff(6).branch(1).Q = efficiency_data_40160_66(:,1);
pump(1).eff(6).branch(1).H = efficiency_data_40160_66(:,2);

pump(1).eff(7).eta = 67.5;
pump(1).eff(7).branch(1).Q = efficiency_data_40160_675(:,1);
pump(1).eff(7).branch(1).H = efficiency_data_40160_675(:,2);


pump(1).Power(1).impsize = 130;
pump(1).Power(1).Q = Power_data_40160_130(:,1);
pump(1).Power(1).P = Power_data_40160_130(:,2);
pump(1).Power(2).impsize = 140;
pump(1).Power(2).Q = Power_data_40160_140(:,1);
pump(1).Power(2).P = Power_data_40160_140(:,2);

pump(1).Power(3).impsize = 150;
pump(1).Power(3).Q = Power_data_40160_150(:,1);
pump(1).Power(3).P = Power_data_40160_150(:,2);

pump(1).Power(4).impsize = 160;
pump(1).Power(4).Q = Power_data_40160_160(:,1);
pump(1).Power(4).P = Power_data_40160_160(:,2);

pump(1).Power(5).impsize = 169;
pump(1).Power(5).Q = Power_data_40160_169(:,1);
pump(1).Power(5).P = Power_data_40160_169(:,2);

% 32160 -------------------------------------------------------------------

pump(2).name = '32160';
pump(2).Q = Q_32160;
pump(2).H = H_32160;
pump(2).imp(1).D = 130;
pump(2).imp(1).Q = impellar_data_32160_130(:,1); 
pump(2).imp(1).H = impellar_data_32160_130(:,2);  

pump(2).imp(2).D = 140;
pump(2).imp(2).Q = impellar_data_32160_140(:,1); 
pump(2).imp(2).H = impellar_data_32160_140(:,2);

pump(2).imp(3).D = 150;
pump(2).imp(3).Q = impellar_data_32160_150(:,1); 
pump(2).imp(3).H = impellar_data_32160_150(:,2);

pump(2).imp(4).D = 160;
pump(2).imp(4).Q = impellar_data_32160_160(:,1); 
pump(2).imp(4).H = impellar_data_32160_160(:,2);

pump(2).imp(5).D = 169;
pump(2).imp(5).Q = impellar_data_32160_169(:,1); 
pump(2).imp(5).H = impellar_data_32160_169(:,2);

pump(2).eff(1).eta = 45;
pump(2).eff(1).branch(1).Q = efficiency_data_32160_45_right(:,1);
pump(2).eff(1).branch(1).H = efficiency_data_32160_45_right(:,2);
pump(2).eff(1).branch(2).Q = efficiency_data_32160_45_left(:,1);
pump(2).eff(1).branch(2).H = efficiency_data_32160_45_left(:,2);

pump(2).eff(2).eta = 50;
pump(2).eff(2).branch(1).Q = efficiency_data_32160_50_right(:,1);
pump(2).eff(2).branch(1).H = efficiency_data_32160_50_right(:,2);
pump(2).eff(2).branch(2).Q = efficiency_data_32160_50_left(:,1);
pump(2).eff(2).branch(2).H = efficiency_data_32160_50_left(:,2);

pump(2).eff(3).eta = 55;
pump(2).eff(3).branch(1).Q = efficiency_data_32160_55_left(:,1);
pump(2).eff(3).branch(1).H = efficiency_data_32160_55_left(:,2);
pump(2).eff(3).branch(2).Q = efficiency_data_32160_55_right(:,1);
pump(2).eff(3).branch(2).H = efficiency_data_32160_55_right(:,2);

pump(2).eff(4).eta = 60;
pump(2).eff(4).branch(1).Q = efficiency_data_32160_60(:,1);
pump(2).eff(4).branch(1).H = efficiency_data_32160_60(:,2);

pump(2).eff(5).eta = 62;
pump(2).eff(5).branch(1).Q = efficiency_data_32160_62(:,1);
pump(2).eff(5).branch(1).H = efficiency_data_32160_62(:,2);

pump(2).eff(6).eta = 63.6;
pump(2).eff(6).branch(1).Q = efficiency_data_32160_636(:,1);
pump(2).eff(6).branch(1).H = efficiency_data_32160_636(:,2);

pump(2).Power(1).impsize = 130;
pump(2).Power(1).Q = Power_data_32160_130(:,1);
pump(2).Power(1).P = Power_data_32160_130(:,2);

pump(2).Power(2).impsize = 140;
pump(2).Power(2).Q = Power_data_32160_140(:,1);
pump(2).Power(2).P = Power_data_32160_140(:,2);

pump(2).Power(3).impsize = 150;
pump(2).Power(3).Q = Power_data_32160_150(:,1);
pump(2).Power(3).P = Power_data_32160_150(:,2);

pump(2).Power(4).impsize = 160;
pump(2).Power(4).Q = Power_data_32160_160(:,1);
pump(2).Power(4).P = Power_data_32160_160(:,2);

pump(2).Power(5).impsize = 169;
pump(2).Power(5).Q = Power_data_32160_169(:,1);
pump(2).Power(5).P = Power_data_32160_169(:,2);

% 40125 -------------------------------------------------------------------

pump(3).name = '40125';
pump(3).Q = Q_40125;
pump(3).H = H_40125;
pump(3).imp(1).D = 110;
pump(3).imp(1).Q = impellar_data_40125_110(:,1); 
pump(3).imp(1).H = impellar_data_40125_110(:,2);  
pump(3).imp(2).D = 115;
pump(3).imp(2).Q = impellar_data_40125_115(:,1); 
pump(3).imp(2).H = impellar_data_40125_115(:,2);
pump(3).imp(3).D = 120;
pump(3).imp(3).Q = impellar_data_40125_120(:,1); 
pump(3).imp(3).H = impellar_data_40125_120(:,2);
pump(3).imp(4).D = 125;
pump(3).imp(4).Q = impellar_data_40125_120(:,1); 
pump(3).imp(4).H = impellar_data_40125_120(:,2);
pump(3).imp(5).D = 130;
pump(3).imp(5).Q = impellar_data_40125_130(:,1); 
pump(3).imp(5).H = impellar_data_40125_130(:,2);
pump(3).imp(6).D = 139;
pump(3).imp(6).Q = impellar_data_40125_139(:,1); 
pump(3).imp(6).H = impellar_data_40125_139(:,2);

pump(3).eff(1).eta = 50;
pump(3).eff(1).branch(1).Q = efficiency_data_40125_50_left(:,1);
pump(3).eff(1).branch(1).H = efficiency_data_40125_50_left(:,2);
pump(3).eff(1).branch(2).Q = efficiency_data_40125_50_right(:,1);
pump(3).eff(1).branch(2).H = efficiency_data_40125_50_right(:,2);

pump(3).eff(2).eta = 55;
pump(3).eff(2).branch(1).Q = efficiency_data_40125_55_left(:,1);
pump(3).eff(2).branch(1).H = efficiency_data_40125_55_left(:,2);
pump(3).eff(2).branch(2).Q = efficiency_data_40125_55_right(:,1);
pump(3).eff(2).branch(2).H = efficiency_data_40125_55_right(:,2);

pump(3).eff(3).eta = 60;
pump(3).eff(3).branch(1).Q = efficiency_data_40125_60_left(:,1);
pump(3).eff(3).branch(1).H = efficiency_data_40125_60_left(:,2);
pump(3).eff(3).branch(2).Q = efficiency_data_40125_60_right(:,1);
pump(3).eff(3).branch(2).H = efficiency_data_40125_60_right(:,2);

pump(3).eff(4).eta = 65;
pump(3).eff(4).branch(1).Q = efficiency_data_40125_65_left(:,1);
pump(3).eff(4).branch(1).H = efficiency_data_40125_65_left(:,2);
pump(3).eff(4).branch(2).Q = efficiency_data_40125_65_right(:,1);
pump(3).eff(4).branch(2).H = efficiency_data_40125_65_right(:,2);

pump(3).eff(5).eta = 68;
pump(3).eff(5).branch(1).Q = efficiency_data_40125_68(:,1);
pump(3).eff(5).branch(1).H = efficiency_data_40125_68(:,2);

pump(3).eff(6).eta = 70;
pump(3).eff(6).branch(1).Q = efficiency_data_40125_70(:,1);
pump(3).eff(6).branch(1).H = efficiency_data_40125_70(:,2);



pump(3).Power(1).impsize = 110;
pump(3).Power(1).Q = Power_data_40125_110(:,1);
pump(3).Power(1).P = Power_data_40125_110(:,2);

pump(3).Power(2).impsize = 115;
pump(3).Power(2).Q = Power_data_40125_115(:,1);
pump(3).Power(2).P = Power_data_40125_115(:,2);

pump(3).Power(3).impsize = 120;
pump(3).Power(3).Q = Power_data_40125_115(:,1);
pump(3).Power(3).P = Power_data_40125_115(:,2);

pump(3).Power(4).impsize = 125;
pump(3).Power(4).Q = Power_data_40125_125(:,1);
pump(3).Power(4).P = Power_data_40125_125(:,2);

pump(3).Power(5).impsize = 130;
pump(3).Power(5).Q = Power_data_40125_130(:,1);
pump(3).Power(5).P = Power_data_40125_130(:,2);

pump(3).Power(6).impsize = 135;
pump(3).Power(6).Q = Power_data_40125_135(:,1);
pump(3).Power(6).P = Power_data_40125_135(:,2);

pump(3).Power(7).impsize = 139;
pump(3).Power(7).Q = Power_data_40125_139(:,1);
pump(3).Power(7).P = Power_data_40125_139(:,2);
% 32125 -------------------------------------------------------------------


pump(4).name = '32125';
pump(4).Q = Q_32125;
pump(4).H = H_32125;
pump(4).imp(1).D = 110;
pump(4).imp(1).Q = impellar_data_32125_110(:,1); 
pump(4).imp(1).H = impellar_data_32125_110(:,2);  
pump(4).imp(2).D = 115;
pump(4).imp(2).Q = impellar_data_32125_115(:,1); 
pump(4).imp(2).H = impellar_data_32125_115(:,2);
pump(4).imp(3).D = 120;
pump(4).imp(3).Q = impellar_data_32125_120(:,1); 
pump(4).imp(3).H = impellar_data_32125_120(:,2);
pump(4).imp(4).D = 125;
pump(4).imp(4).Q = impellar_data_32125_120(:,1); 
pump(4).imp(4).H = impellar_data_32125_120(:,2);
pump(4).imp(5).D = 130;
pump(4).imp(5).Q = impellar_data_32125_130(:,1); 
pump(4).imp(5).H = impellar_data_32125_130(:,2);
pump(4).imp(6).D = 139;
pump(4).imp(6).Q = impellar_data_32125_139(:,1); 
pump(4).imp(6).H = impellar_data_32125_139(:,2);


pump(4).eff(1).eta = 50;
pump(4).eff(1).branch(1).Q = efficiency_data_32125_50_left(:,1);
pump(4).eff(1).branch(1).H = efficiency_data_32125_50_left(:,2);
pump(4).eff(1).branch(2).Q = efficiency_data_32125_50_right(:,1);
pump(4).eff(1).branch(2).H = efficiency_data_32125_50_right(:,2);

pump(4).eff(2).eta = 55;
pump(4).eff(2).branch(1).Q = efficiency_data_32125_55_left(:,1);
pump(4).eff(2).branch(1).H = efficiency_data_32125_55_left(:,2);
pump(4).eff(2).branch(2).Q = efficiency_data_32125_55_right(:,1);
pump(4).eff(2).branch(2).H = efficiency_data_32125_55_right(:,2);

pump(4).eff(3).eta = 59;
pump(4).eff(3).branch(1).Q = efficiency_data_32125_59_left(:,1);
pump(4).eff(3).branch(1).H = efficiency_data_32125_59_left(:,2);
pump(4).eff(3).branch(2).Q = efficiency_data_32125_59_right(:,1);
pump(4).eff(3).branch(2).H = efficiency_data_32125_59_right(:,2);

pump(4).eff(4).eta = 60;
pump(4).eff(4).branch(1).Q = efficiency_data_32125_60(:,1);
pump(4).eff(4).branch(1).H = efficiency_data_32125_60(:,2);

pump(4).eff(5).eta = 62;
pump(4).eff(5).branch(1).Q = efficiency_data_32125_62(:,1);
pump(4).eff(5).branch(1).H = efficiency_data_32125_62(:,2);

pump(4).eff(6).eta = 63;
pump(4).eff(6).branch(1).Q = efficiency_data_32125_63(:,1);
pump(4).eff(6).branch(1).H = efficiency_data_32125_63(:,2);

pump(4).eff(7).eta = 63.5;
pump(4).eff(7).branch(1).Q = efficiency_data_32125_635(:,1);
pump(4).eff(7).branch(1).H = efficiency_data_32125_635(:,2);


pump(4).Power(1).impsize = 110;
pump(4).Power(1).Q = Power_data_32125_110(:,1);
pump(4).Power(1).P = Power_data_32125_110(:,2);

pump(4).Power(2).impsize = 115;
pump(4).Power(2).Q = Power_data_32125_115(:,1);
pump(4).Power(2).P = Power_data_32125_115(:,2);

pump(4).Power(3).impsize = 120;
pump(4).Power(3).Q = Power_data_32125_115(:,1);
pump(4).Power(3).P = Power_data_32125_115(:,2);

pump(4).Power(4).impsize = 125;
pump(4).Power(4).Q = Power_data_32125_125(:,1);
pump(4).Power(4).P = Power_data_32125_125(:,2);

pump(4).Power(5).impsize = 130;
pump(4).Power(5).Q = Power_data_32125_130(:,1);
pump(4).Power(5).P = Power_data_32125_130(:,2);

pump(4).Power(6).impsize = 139;
pump(4).Power(6).Q = Power_data_32125_139(:,1);
pump(4).Power(6).P = Power_data_32125_139(:,2);






%% request data from user -------------------------------------------------
Q_req = input('Enter required flow (m3/h): ');
H_req = input('Enter required head (m):   ');




%%  Pump selection (main curve)

cands = [];

for i = 1:numel(pump)
    if Q_req < min(pump(i).Q) || Q_req > max(pump(i).Q)
        continue
    end
    
    
    H_at_Q = interp1(pump(i).Q, pump(i).H, Q_req, 'linear');
   
    if H_at_Q >= H_req
        cands(end+1).name   = pump(i).name;        
        cands(end)  .Hdeliv = H_at_Q;
        cands(end)  .idx    = i;                   
    end
end

if isempty(cands)
    fprintf('❌  No pump meets %.1f m3/h at %.1f m\n', Q_req, H_req);
    return
end


excess = [cands.Hdeliv] - H_req;
[~, bestIdx] = min(excess);

best   = cands(bestIdx);   
pIdx   = best.idx;         

fprintf('✅  Selected pump: %s\n', best.name);


%%  Impeller diameter selection for chosen pump

bestImp   = [];          
minExcess = inf;        
imp = pump(pIdx).imp;    
for k = 1:numel(imp)
    if Q_req < min(imp(k).Q) || Q_req > max(imp(k).Q)
        continue
    end
    H_at_Q = interp1(imp(k).Q, imp(k).H, Q_req, 'linear');
    
    if H_at_Q >= H_req            
        excess = H_at_Q - H_req;  
        
        if excess < minExcess    
            minExcess      = excess;
            bestImp.D      = imp(k).D;   
            bestImp.Hdeliv = H_at_Q;    
            bestImp.excessH= excess;
        end
    end
end

if isempty(bestImp)
    fprintf('\n❌  No impeller for pump %s meets head at this flow.\n', best.name);
else
    fprintf('\n🔸  Selected impeller diameter: %d mm\n', bestImp.D);
end


% _________________________________________________________________________

%%  Efficiency estimate at duty point (curve‑wise)
% _________________________________________________________________________
eta_list  = [];      
H_list    = [];      
effCurves = pump(pIdx).eff;
for j = 1:numel(effCurves)
    eta_j = effCurves(j).eta;       
    Hcand = [];                      
    for b = 1:numel(effCurves(j).branch)
        Qdat = effCurves(j).branch(b).Q;
        Hdat = effCurves(j).branch(b).H;

        if numel(Qdat) ~= numel(Hdat),  continue, end
        if Q_req < min(Qdat) || Q_req > max(Qdat),  continue, end

        if numel(Qdat) == 1
            Hcand(end+1) = Hdat;         
        else
            Hcand(end+1) = interp1(Qdat, Hdat, Q_req, 'linear');
        end
    end

    if ~isempty(Hcand) 
        [~,ii] = min(abs(Hcand - H_req));
        eta_list(end+1) = eta_j;       
        H_list  (end+1) = Hcand(ii);      
    end
end

if isempty(eta_list)
    fprintf('\n⚠️  No efficiency curves cover Q = %.1f m³/h.\n', Q_req);
    eta_pred = NaN;
else
    idx_below = find(H_list <= H_req);
    idx_above = find(H_list >= H_req);
    if ~isempty(idx_below) && ~isempty(idx_above)
        
        [~,ib] = max(H_list(idx_below));
        i1 = idx_below(ib);
        [~,ia] = min(H_list(idx_above));
        i2 = idx_above(ia);
        if i1 == i2                 
            eta_pred = eta_list(i1);
        else                        
            H1 = H_list(i1);   eta1 = eta_list(i1);
            H2 = H_list(i2);   eta2 = eta_list(i2);
            eta_pred = eta1 + (H_req - H1)/(H2 - H1) * (eta2 - eta1);
        end
    else
        [~,imin] = min(abs(H_list - H_req));
        eta_pred = eta_list(imin);
    end
end

% -------- print result --------------------------------------------
if isnan(eta_pred)
    fprintf('\n⚠️  Efficiency could not be determined at this point.\n');
else
    fprintf('\n⭐  Predicted efficiency at duty point: %.1f %%\n', eta_pred);
end


% _________________________________________________________________________
%%  Motor power estimate at duty point
% _________________________________________________________________________
powerCurves = pump(pIdx).Power;

idxPow = find([powerCurves.impsize] == bestImp.D, 1);

if isempty(idxPow)
    [~, idxPow] = min(abs([powerCurves.impsize] - bestImp.D));
    fprintf('\n⚠️  Power curve for %d mm impeller not found. Using %d mm instead.\n', ...
            bestImp.D, powerCurves(idxPow).impsize);
end

Qpow = powerCurves(idxPow).Q;
Ppow = powerCurves(idxPow).P;

if Q_req < min(Qpow) || Q_req > max(Qpow)
    fprintf('⚠️  Flow %.1f m³/h is outside curve range; extrapolating.\n', Q_req);
    P_motor = interp1(Qpow, Ppow, Q_req, 'linear', 'extrap');
else
    P_motor = interp1(Qpow, Ppow, Q_req, 'linear');
end

fprintf('\n🔌  Estimated shaft power at %.1f m³/h (impeller %d mm): %.2f kW\n', ...
        Q_req, powerCurves(idxPow).impsize, P_motor);



%%Plots for data check ____________________________________________________

%% Plot 1: Main Pump Curves (H-Q)
figure('Name','Pump Main Curves (H-Q)','NumberTitle','off'); hold on
for i = 1:numel(pump)
    plot(pump(i).Q, pump(i).H, 'DisplayName', pump(i).name, 'LineWidth', 1.5)
end
xlabel('Flow rate Q (m³/h)');
ylabel('Head H (m)');
title('Main Pump Curves');
legend('Location','best');
grid on


%% Plot 2: Efficiency & Impeller Curves (One Subplot Per Pump)
figure('Name','Pump Efficiency and Impeller Curves','NumberTitle','off');
for i = 1:numel(pump)
    subplot(ceil(numel(pump)/2),2,i); hold on

    % Efficiency curves (left/right)
    if isfield(pump(i), 'eff')
        for j = 1:numel(pump(i).eff)
            for b = 1:numel(pump(i).eff(j).branch)
                Qdat = pump(i).eff(j).branch(b).Q;
                Hdat = pump(i).eff(j).branch(b).H;
                if numel(Qdat) == numel(Hdat)
                    plot(Qdat, Hdat, 'g-', 'LineWidth', 1.2);
                end
            end
        end
    end

    % Impeller curves
    if isfield(pump(i), 'imp')
        for k = 1:numel(pump(i).imp)
            plot(pump(i).imp(k).Q, pump(i).imp(k).H, 'b--', 'LineWidth', 1.2);
        end
    end

    title(pump(i).name);
    xlabel('Flow rate Q (m³/h)');
    ylabel('Head H (m)');
    grid on
end

%% Plot 3: Power vs Q for all impeller sizes
figure('Name','Pump Power Curves','NumberTitle','off');

for i = 1:numel(pump)
    subplot(ceil(numel(pump)/2),2,i); hold on

    if isfield(pump(i), 'Power')
        for p = 1:numel(pump(i).Power)
            Qdat = pump(i).Power(p).Q;
            Pdat = pump(i).Power(p).P;
            if numel(Qdat) == numel(Pdat)
                plot(Qdat, Pdat, 'r-', 'LineWidth', 1.2, ...
                    'DisplayName', sprintf('%d mm', pump(i).Power(p).impsize));
            end
        end
        legend('Location','best');
    end

    title([pump(i).name ' - Power']);
    xlabel('Flow rate Q (m³/h)');
    ylabel('Power (kW)');
    grid on
end
